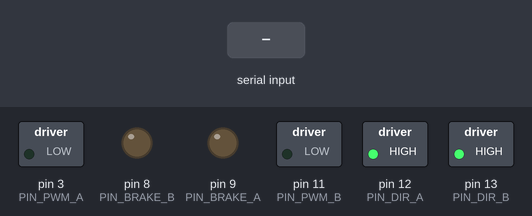
The sketch below on a simulated Arduino Uno, built with avr-gcc and run on an emulated ATmega328P. On the bench: switched loads named in the sketch (green lamp = pin HIGH), output pins drawn as LEDs (lit = HIGH). The inputs (shaded band) are chosen by the test bench.

Above: at 1.2 s.
1.3 s: byte 30 received over Serial
At 1.8 s:
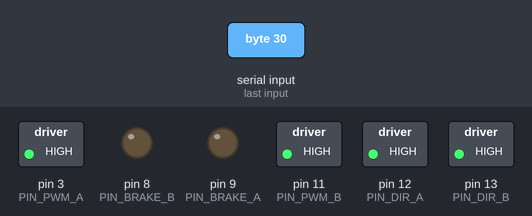
Timing chart, 0 to 4.3 s (numbered marks = the images above; inputs shaded):
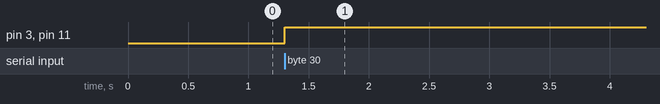

The sketch:

Taller21octubre.ino
```cpp
#include "Arduino.h"
// PINES DE MOTOR SHIELD
int PIN_PWM_A = 3;
int PIN_PWM_B = 11;
int PIN_DIR_A = 12;
int PIN_DIR_B = 13;
int PIN_BRAKE_A = 9;
int PIN_BRAKE_B = 8;

// CONSTANTES PARA VELOCIDAD DEL CARRO
int PWM_AVANCE = 255;
int PWM_GIRO = 255;

void setup() {
  // ESTABLECER PINES DE SALIDA (AL MOTOR)
  pinMode(PIN_PWM_A, OUTPUT);
  pinMode(PIN_PWM_B, OUTPUT);
  pinMode(PIN_DIR_A, OUTPUT);
  pinMode(PIN_DIR_B, OUTPUT);
  pinMode(PIN_BRAKE_A, OUTPUT);
  pinMode(PIN_BRAKE_B, OUTPUT);

  Serial.begin(9600);

  digitalWrite(PIN_DIR_A, HIGH);
  digitalWrite(PIN_DIR_B, HIGH);
}

void loop() {
  if (Serial.available() > 0) {
    int input = Serial.read();
    digitalWrite(PIN_PWM_A, getPWMAfromByte(input));
    digitalWrite(PIN_PWM_B, getPWMBfromByte(input));
  }
}

int getPWMAfromByte(int input) {
  // si el timón está girado hacia la izquierda
  if (input <= 127) {
    return 255; // maxima velocidad
  }
  else {
    // si el timón está girado hacia la derecha es necesario retrasar PWMA
    // si input == 128 entonces se disminuye a 253 el PWMA, si el input == 255 se disminuye a 0 el PWMA
    return 255 - ((input - 127.0) / 128) * 255;
  }
}

int getPWMBfromByte(int input) {
  // si el timón está girado hacia la derecha
  if (input >= 127) {
    return 255; // maxima velocidad
  }
  else {
    // si el timón está girado hacia la izquierda es necesario retrasar PWMB
    // si input == 126 entonces se disminuye a 253 el PWMB, si el input == 255 se disminuye a 0 el PWMB
    return 255 - ((127.0 - input) / 127) * 255;
  }
}
```

Measured:
- after the input at 1.3 s, pin 3 (PIN_PWM_A), pin 11 (PIN_PWM_B): LOW → HIGH at once
